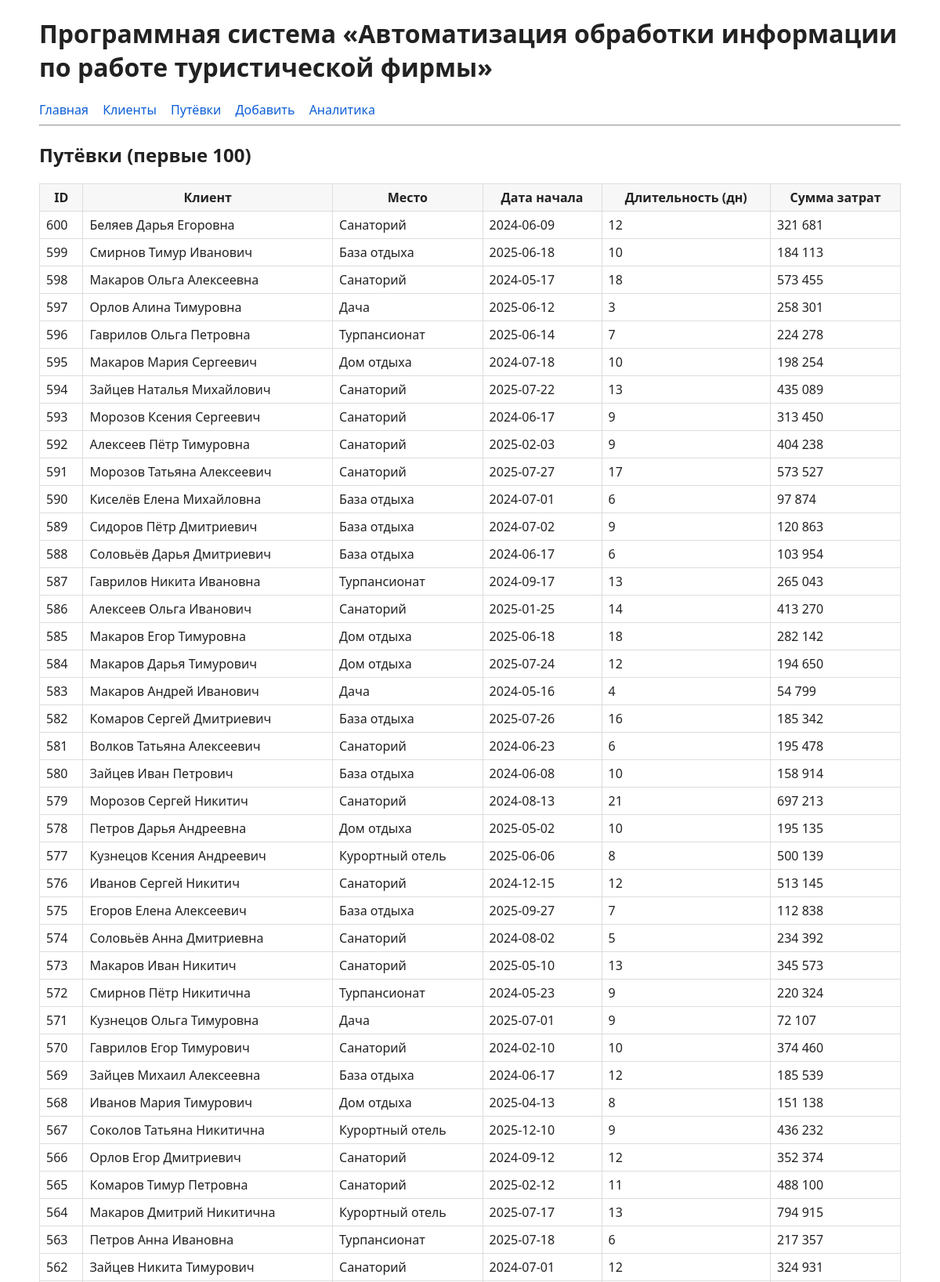
The app's page /data/bookings (upper part) with its own data.
### tables this page shows
CREATE TABLE booking (
      id INTEGER PRIMARY KEY AUTOINCREMENT,
      client_id INTEGER REFERENCES client(id),
      place_id  INTEGER REFERENCES place(id),
      start_date DATE NOT NULL,
      duration_days INTEGER CHECK (duration_days > 0),
      spend_amount REAL CHECK (spend_amount >= 0)
    );

CREATE TABLE place (
      id INTEGER PRIMARY KEY AUTOINCREMENT,
      name TEXT UNIQUE NOT NULL
    );

### cruise_ps/app.py (the view)
@app.route("/data/bookings")
def bookings():
    rows = q("""
        SELECT b.id,
               (c.last_name||' '||c.first_name||' '||c.patronymic) AS fio,
               p.name AS place, b.start_date, b.duration_days, b.spend_amount
        FROM booking b
        JOIN client c ON c.id=b.client_id
        JOIN place  p ON p.id=b.place_id
        ORDER BY b.id DESC
        LIMIT 100
    """)
    return render_template("bookings.html", rows=rows)

### cruise_ps/app.py (called while the page is built)
def q(sql, args=(), one=False):
    con = sqlite3.connect(DB_PATH); con.row_factory = sqlite3.Row
    cur = con.execute(sql, args)
    rows = cur.fetchall()
    con.close()
    return (rows[0] if rows else None) if one else rows

### cruise_ps/templates/bookings.html
{% extends "base.html" %}
{% block content %}
  <h2>Путёвки (первые 100)</h2>
  <table>
    <thead>
      <tr>
        <th>ID</th><th>Клиент</th><th>Место</th><th>Дата начала</th>
        <th>Длительность (дн)</th><th>Сумма затрат</th>
      </tr>
    </thead>
    <tbody>
      {% for r in rows %}
        <tr>
          <td>{{ r.id }}</td>
          <td>{{ r.fio }}</td>
          <td>{{ r.place }}</td>
          <td>{{ r.start_date }}</td>
          <td>{{ r.duration_days }}</td>
          <td>{{ "{:,.0f}".format(r.spend_amount).replace(",", " ") }}</td>
        </tr>
      {% endfor %}
    </tbody>
  </table>
{% endblock %}

### cruise_ps/templates/base.html (style rules this page uses)
body { font-family: system-ui, -apple-system, Segoe UI, Roboto, Ubuntu, Arial; margin: 20px; color:#222; }
table { border-collapse: collapse; width: 100%; }
th, td { border:1px solid #ddd; padding:6px 8px; }
th { background:#f7f7f7; }

### records on screen
booking: id "600", fio "Беляев Дарья Егоровна", place "Санаторий", start_date "2024-06-09", duration_days "12", spend_amount "321 681"
booking: id "599", fio "Смирнов Тимур Иванович", place "База отдыха", start_date "2025-06-18", duration_days "10", spend_amount "184 113"
booking: id "598", fio "Макаров Ольга Алексеевна", place "Санаторий", start_date "2024-05-17", duration_days "18", spend_amount "573 455"
booking: id "597", fio "Орлов Алина Тимуровна", place "Дача", start_date "2025-06-12", duration_days "3", spend_amount "258 301"
booking: id "596", fio "Гаврилов Ольга Петровна", place "Турпансионат", start_date "2025-06-14", duration_days "7", spend_amount "224 278"
booking: id "595", fio "Макаров Мария Сергеевич", place "Дом отдыха", start_date "2024-07-18", duration_days "10", spend_amount "198 254"
booking: id "594", fio "Зайцев Наталья Михайлович", place "Санаторий", start_date "2025-07-22", duration_days "13", spend_amount "435 089"
booking: id "593", fio "Морозов Ксения Сергеевич", place "Санаторий", start_date "2024-06-17", duration_days "9", spend_amount "313 450"
booking: id "592", fio "Алексеев Пётр Тимуровна", place "Санаторий", start_date "2025-02-03", duration_days "9", spend_amount "404 238"
booking: id "591", fio "Морозов Татьяна Алексеевич", place "Санаторий", start_date "2025-07-27", duration_days "17", spend_amount "573 527"
booking: id "590", fio "Киселёв Елена Михайловна", place "База отдыха", start_date "2024-07-01", duration_days "6", spend_amount "97 874"
booking: id "589", fio "Сидоров Пётр Дмитриевич", place "База отдыха", start_date "2024-07-02", duration_days "9", spend_amount "120 863"
booking: id "588", fio "Соловьёв Дарья Дмитриевич", place "База отдыха", start_date "2024-06-17", duration_days "6", spend_amount "103 954"
booking: id "587", fio "Гаврилов Никита Ивановна", place "Турпансионат", start_date "2024-09-17", duration_days "13", spend_amount "265 043"
booking: id "586", fio "Алексеев Ольга Иванович", place "Санаторий", start_date "2025-01-25", duration_days "14", spend_amount "413 270"
booking: id "585", fio "Макаров Егор Тимуровна", place "Дом отдыха", start_date "2025-06-18", duration_days "18", spend_amount "282 142"
booking: id "584", fio "Макаров Дарья Тимурович", place "Дом отдыха", start_date "2025-07-24", duration_days "12", spend_amount "194 650"
booking: id "583", fio "Макаров Андрей Иванович", place "Дача", start_date "2024-05-16", duration_days "4", spend_amount "54 799"
booking: id "582", fio "Комаров Сергей Дмитриевич", place "База отдыха", start_date "2025-07-26", duration_days "16", spend_amount "185 342"
booking: id "581", fio "Волков Татьяна Алексеевич", place "Санаторий", start_date "2024-06-23", duration_days "6", spend_amount "195 478"
booking: id "580", fio "Зайцев Иван Петрович", place "База отдыха", start_date "2024-06-08", duration_days "10", spend_amount "158 914"
booking: id "579", fio "Морозов Сергей Никитич", place "Санаторий", start_date "2024-08-13", duration_days "21", spend_amount "697 213"
booking: id "578", fio "Петров Дарья Андреевна", place "Дом отдыха", start_date "2025-05-02", duration_days "10", spend_amount "195 135"
booking: id "577", fio "Кузнецов Ксения Андреевич", place "Курортный отель", start_date "2025-06-06", duration_days "8", spend_amount "500 139"
booking: id "576", fio "Иванов Сергей Никитич", place "Санаторий", start_date "2024-12-15", duration_days "12", spend_amount "513 145"
booking: id "575", fio "Егоров Елена Алексеевич", place "База отдыха", start_date "2025-09-27", duration_days "7", spend_amount "112 838"
booking: id "574", fio "Соловьёв Анна Дмитриевна", place "Санаторий", start_date "2024-08-02", duration_days "5", spend_amount "234 392"
booking: id "573", fio "Макаров Иван Никитич", place "Санаторий", start_date "2025-05-10", duration_days "13", spend_amount "345 573"
booking: id "572", fio "Смирнов Пётр Никитична", place "Турпансионат", start_date "2024-05-23", duration_days "9", spend_amount "220 324"
booking: id "571", fio "Кузнецов Ольга Тимуровна", place "Дача", start_date "2025-07-01", duration_days "9", spend_amount "72 107"
booking: id "570", fio "Гаврилов Егор Тимурович", place "Санаторий", start_date "2024-02-10", duration_days "10", spend_amount "374 460"
booking: id "569", fio "Зайцев Михаил Алексеевна", place "База отдыха", start_date "2024-06-17", duration_days "12", spend_amount "185 539"
booking: id "568", fio "Иванов Мария Тимурович", place "Дом отдыха", start_date "2025-04-13", duration_days "8", spend_amount "151 138"
booking: id "567", fio "Соколов Татьяна Никитична", place "Курортный отель", start_date "2025-12-10", duration_days "9", spend_amount "436 232"
booking: id "566", fio "Орлов Егор Дмитриевич", place "Санаторий", start_date "2024-09-12", duration_days "12", spend_amount "352 374"
booking: id "565", fio "Комаров Тимур Петровна", place "Санаторий", start_date "2025-02-12", duration_days "11", spend_amount "488 100"
booking: id "564", fio "Макаров Дмитрий Никитична", place "Курортный отель", start_date "2025-07-17", duration_days "13", spend_amount "794 915"
booking: id "563", fio "Петров Анна Ивановна", place "Турпансионат", start_date "2025-07-18", duration_days "6", spend_amount "217 357"
booking: id "562", fio "Зайцев Никита Тимурович", place "Санаторий", start_date "2024-07-01", duration_days "12", spend_amount "324 931"
